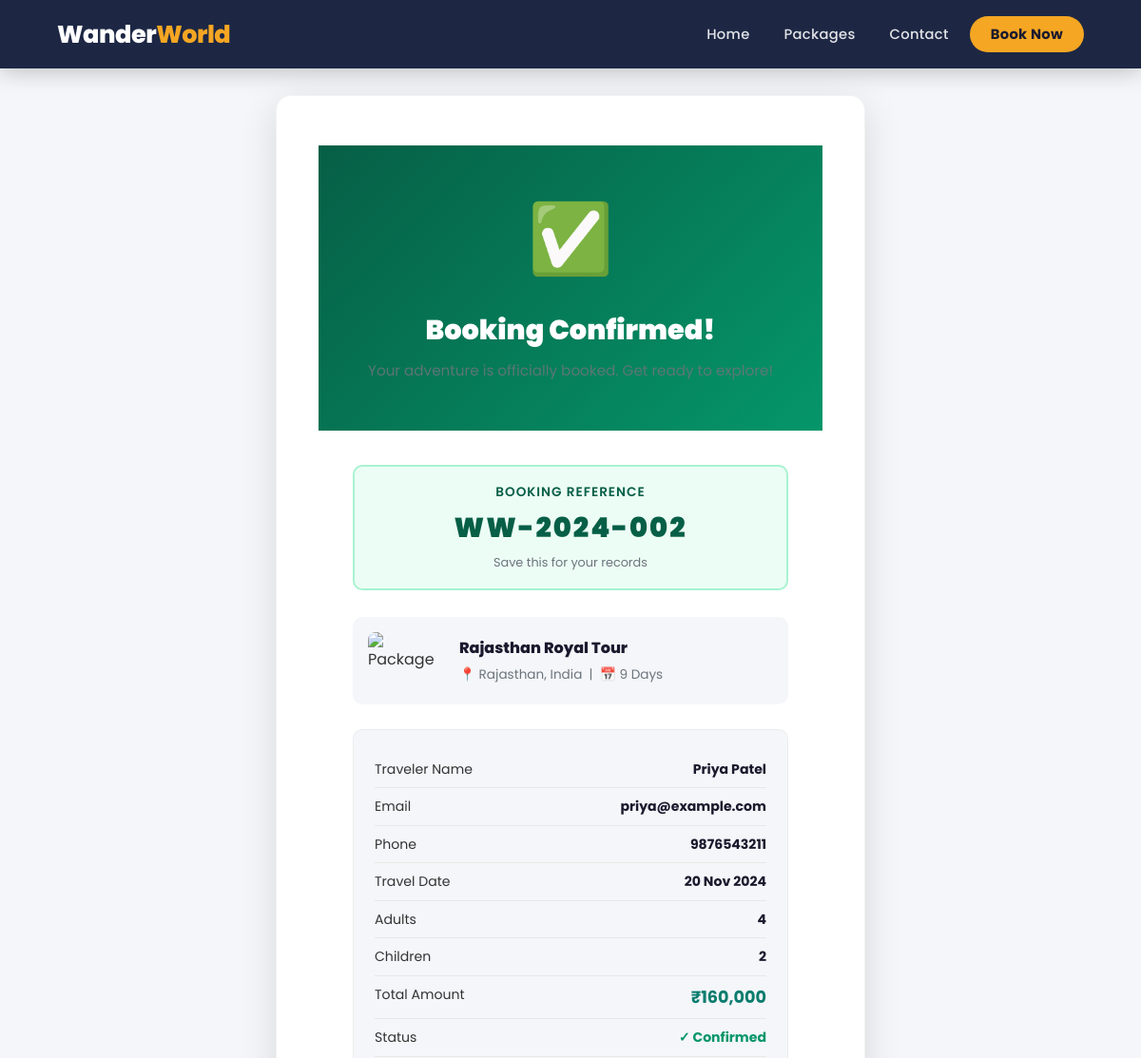
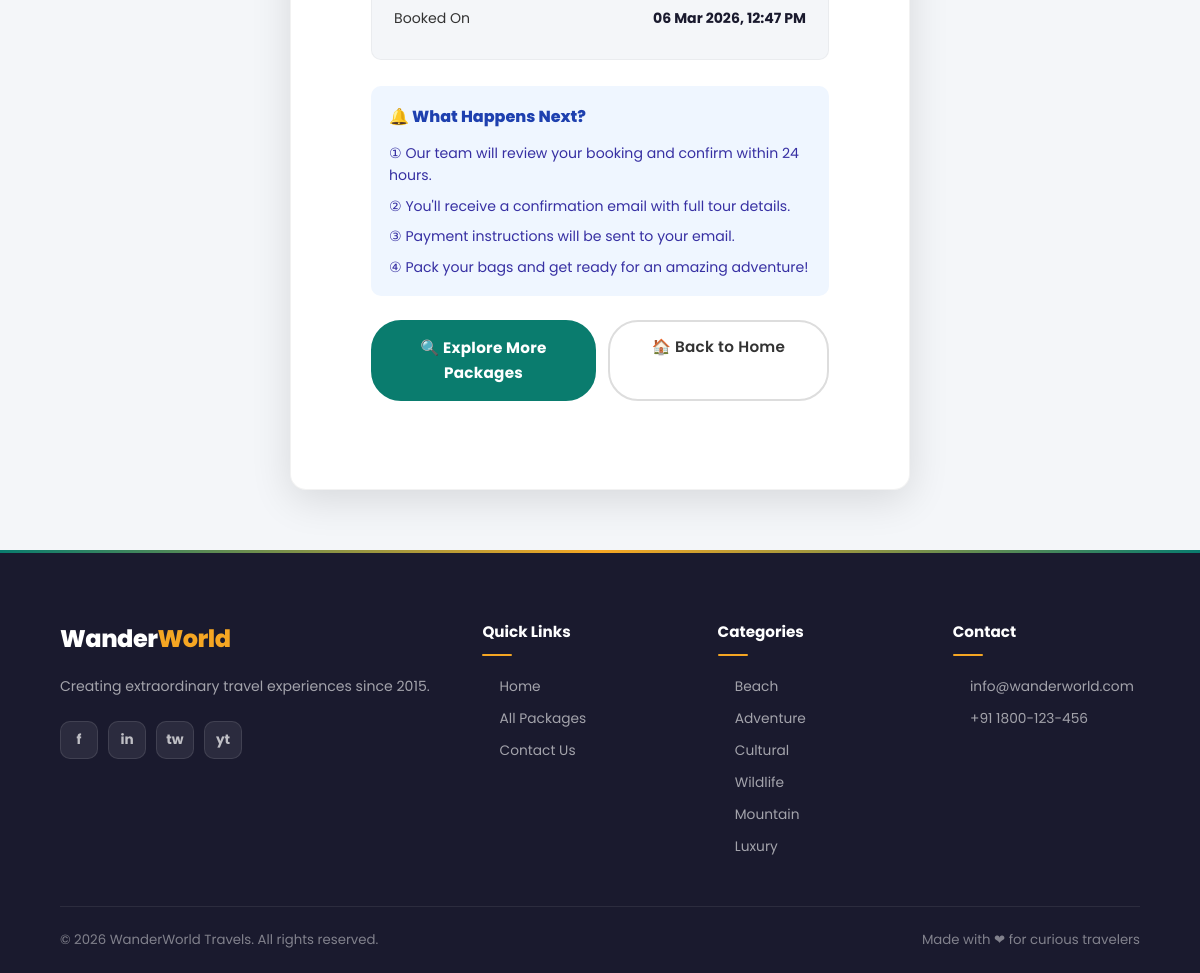
The page /booking_success.php?ref=WW-2024-002 on the database its author committed (2 pictures, top to bottom).
### tables this page shows
CREATE TABLE IF NOT EXISTS bookings (
    id INT AUTO_INCREMENT PRIMARY KEY,
    booking_ref VARCHAR(20) UNIQUE NOT NULL,
    package_id INT NOT NULL,
    first_name VARCHAR(100) NOT NULL,
    last_name VARCHAR(100) NOT NULL,
    email VARCHAR(200) NOT NULL,
    phone VARCHAR(20) NOT NULL,
    travel_date DATE NOT NULL,
    num_adults INT NOT NULL DEFAULT 1,
    num_children INT DEFAULT 0,
    special_requests TEXT,
    total_price DECIMAL(10,2) NOT NULL,
    status ENUM('Pending','Confirmed','Cancelled') DEFAULT 'Pending',
    created_at TIMESTAMP DEFAULT CURRENT_TIMESTAMP,
    FOREIGN KEY (package_id) REFERENCES packages(id) ON DELETE CASCADE
);

CREATE TABLE IF NOT EXISTS packages (
    id INT AUTO_INCREMENT PRIMARY KEY,
    name VARCHAR(200) NOT NULL,
    destination VARCHAR(200) NOT NULL,
    category ENUM('Beach','Adventure','Cultural','Wildlife','Mountain','Luxury') NOT NULL,
    duration INT NOT NULL COMMENT 'Days',
    price DECIMAL(10,2) NOT NULL,
    original_price DECIMAL(10,2) DEFAULT NULL,
    max_people INT DEFAULT 20,
    image_url VARCHAR(500),
    gallery TEXT COMMENT 'JSON array of image URLs',
    short_desc TEXT,
    description LONGTEXT,
    itinerary LONGTEXT COMMENT 'JSON array of day-wise itinerary',
    includes TEXT COMMENT 'What is included',
    excludes TEXT COMMENT 'What is excluded',
    rating DECIMAL(2,1) DEFAULT 4.5,
    reviews_count INT DEFAULT 0,
    is_featured TINYINT(1) DEFAULT 0,
    is_active TINYINT(1) DEFAULT 1,
    created_at TIMESTAMP DEFAULT CURRENT_TIMESTAMP
);

### booking_success.php (the view, shortened to what this page needs)
<?php
require_once 'config.php';
$ref = isset($_GET['ref']) ? $conn->real_escape_string($_GET['ref']) : '';
$stmt = $conn->prepare("SELECT b.*, p.name as package_name, p.destination, p.duration, p.image_url FROM bookings b JOIN packages p ON b.package_id = p.id WHERE b.booking_ref = ?");
$stmt->bind_param("s", $ref);
$stmt->execute();
$booking = $stmt->get_result()->fetch_assoc();
?>
<!DOCTYPE html>
<html lang="en">
<head>
    <link rel="stylesheet" href="style.css">
</head>
<body>
<nav class="navbar scrolled" id="navbar">
    <div class="navbar-inner">
        <a href="index.php" class="logo">Wander<span>World</span></a>
        <ul class="nav-links" id="navLinks">
            <li><a href="index.php">Home</a></li>
            <li><a href="packages.php">Packages</a></li>
            <li><a href="contact.php">Contact</a></li>
            <li><a href="booking.php" class="nav-btn">Book Now</a></li>
        </ul>
    </div>
</nav>
<div style="min-height:100vh; background:var(--light-gray); padding:100px 20px 60px; display:flex; align-items:center; justify-content:center;">
    <div class="success-card" style="max-width:620px; width:100%; background:white; border-radius:16px; box-shadow:0 10px 40px rgba(0,0,0,0.12); overflow:hidden;">
        <div style="background:linear-gradient(135deg,#065f46,#059669); padding:40px; text-align:center; color:white;">
            <div class="success-icon" style="font-size:4.5rem; display:block; margin-bottom:16px;">&#9989;</div>
            <h1 style="font-size:1.8rem; font-weight:900; margin-bottom:8px;">Booking Confirmed!</h1>
            <p style="opacity:0.85;">Your adventure is officially booked. Get ready to explore!</p>
        </div>
        <div style="padding:36px;">
            <div style="background:#ecfdf5; border:2px solid #a7f3d0; border-radius:10px; padding:16px 20px; text-align:center; margin-bottom:28px;">
                <div style="font-size:0.85rem; color:#065f46; font-weight:600; text-transform:uppercase; letter-spacing:1px;">Booking Reference</div>
                <div style="font-size:1.8rem; font-weight:900; color:#065f46; letter-spacing:2px; margin-top:4px;"><?= htmlspecialchars($booking['booking_ref']) ?></div>
                <div style="font-size:0.8rem; color:#6c757d; margin-top:4px;">Save this for your records</div>
            </div>
            <div style="display:flex; gap:16px; background:var(--light-gray); border-radius:10px; padding:16px; margin-bottom:24px; align-items:center;">
                <img src="<?= htmlspecialchars($booking['image_url']) ?>" style="width:80px; height:60px; object-fit:cover; border-radius:8px; flex-shrink:0;" alt="Package" onerror="this.src='https://images.unsplash.com/photo-1476514525535-07fb3b4ae5f1?w=200&q=80'">
                <div>
                    <div style="font-weight:800; color:#1a1a2e; font-size:1rem;"><?= htmlspecialchars($booking['package_name']) ?></div>
                    <div style="font-size:0.85rem; color:#6c757d; margin-top:4px;">&#128205; <?= htmlspecialchars($booking['destination']) ?> &nbsp;|&nbsp; &#128197; <?= $booking['duration'] ?> Days</div>
                </div>
            </div>
            <div class="booking-details">
                <div class="row"><span>Traveler Name</span><strong><?= htmlspecialchars($booking['first_name'] . ' ' . $booking['last_name']) ?></strong></div>
                <div class="row"><span>Email</span><strong><?= htmlspecialchars($booking['email']) ?></strong></div>
                <div class="row"><span>Phone</span><strong><?= htmlspecialchars($booking['phone']) ?></strong></div>
                <div class="row"><span>Travel Date</span><strong><?= date('d M Y', strtotime($booking['travel_date'])) ?></strong></div>
                <div class="row"><span>Adults</span><strong><?= $booking['num_adults'] ?></strong></div>
                <?php if ($booking['num_children'] > 0): ?>
                <div class="row"><span>Children</span><strong><?= $booking['num_children'] ?></strong></div>
                <?php endif; ?>
                <div class="row"><span>Total Amount</span><strong style="color:var(--primary); font-size:1.1rem;">&#8377;<?= number_format($booking['total_price']) ?></strong></div>
                <div class="row"><span>Status</span><strong style="color:#059669;">&#10003; <?= $booking['status'] ?></strong></div>
                <div class="row"><span>Booked On</span><strong><?= date('d M Y, h:i A', strtotime($booking['created_at'])) ?></strong></div>
            </div>
            <div style="background:#eff6ff; border-radius:10px; padding:18px; margin-bottom:24px;">
                <div style="font-weight:800; color:#1e40af; margin-bottom:12px;">&#128276; What Happens Next?</div>
                <ul style="list-style:none; display:flex; flex-direction:column; gap:8px;">
                    <li style="font-size:0.88rem; color:#3730a3; display:flex; gap:8px;">&#9312; Our team will review your booking and confirm within 24 hours.</li>
                    <li style="font-size:0.88rem; color:#3730a3; display:flex; gap:8px;">&#9313; You'll receive a confirmation email with full tour details.</li>
                    <li style="font-size:0.88rem; color:#3730a3; display:flex; gap:8px;">&#9314; Payment instructions will be sent to your email.</li>
                    <li style="font-size:0.88rem; color:#3730a3; display:flex; gap:8px;">&#9315; Pack your bags and get ready for an amazing adventure!</li>
                </ul>
            </div>
            <div style="display:flex; gap:12px; flex-wrap:wrap;">
                <a href="packages.php" class="btn-primary" style="flex:1; text-align:center;">&#128269; Explore More Packages</a>
                <a href="index.php" class="btn-outline" style="flex:1; text-align:center; color:#333; border-color:#ddd;">&#127968; Back to Home</a>
            </div>
        </div>
    </div>
</div>
<footer>
    <div class="footer-grid">
        <div class="footer-brand">
            <span class="logo">Wander<span>World</span></span>
            <p>Creating extraordinary travel experiences since 2015.</p>
            <div class="social-links"><a href="#">f</a><a href="#">in</a><a href="#">tw</a><a href="#">yt</a></div>
        </div>
        <div class="footer-col"><h4>Quick Links</h4><ul>
            <li><a href="index.php">Home</a></li>
            <li><a href="packages.php">All Packages</a></li>
            <li><a href="contact.php">Contact Us</a></li>
        </ul></div>
        <div class="footer-col"><h4>Categories</h4><ul>
            <?php foreach (['Beach','Adventure','Cultural','Wildlife','Mountain','Luxury'] as $c): ?>
            <li><a href="packages.php?category=<?= $c ?>"><?= $c ?></a></li>
            <?php endforeach; ?>
        </ul></div>
        <div class="footer-col"><h4>Contact</h4><ul>
            <li><a href="mailto:info@wanderworld.com">info@wanderworld.com</a></li>
            <li><a href="tel:+911800123456">+91 1800-123-456</a></li>
        </ul></div>
    </div>
    <div class="footer-bottom">
        <span>&copy; <?= date('Y') ?> <?= SITE_NAME ?>. All rights reserved.</span>
        <span>Made with &#10084; for curious travelers</span>
    </div>
</footer>
</body>
</html>

### booking_success.php (style rules this page uses)
.success-icon { animation: popIn 0.6s ease; }
.success-card { animation: fadeUp 0.5s ease 0.3s both; }

### rows shown on the page
bookings: booking_ref "WW-2024-002", package.name "Rajasthan Royal Tour", package.destination "Rajasthan, India", package.duration "9", first_name+last_name "Priya Patel", email "priya@example.com", phone "9876543211", travel_date "20 Nov 2024", num_adults "4", num_children "2", total_price "160,000", status "Confirmed", created_at "06 Mar 2026, 12:47 PM"

### other values the page prints
$c "Beach"
$c "Adventure"
$c "Cultural"
$c "Wildlife"
$c "Mountain"
$c "Luxury"
SITE_NAME "WanderWorld Travels"
